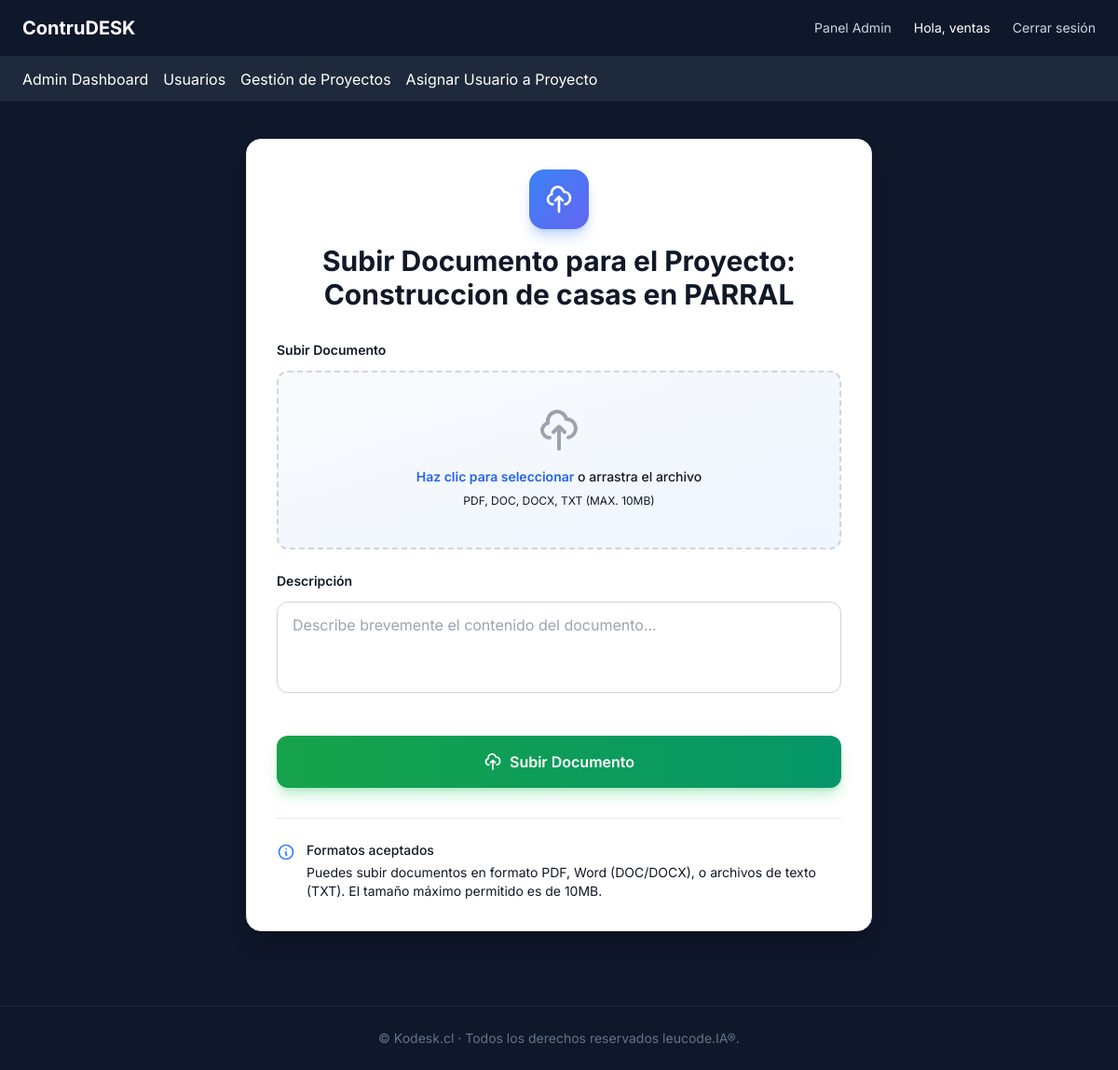
Page /editor/project/1/upload_document (signed in) on the earlier database version.
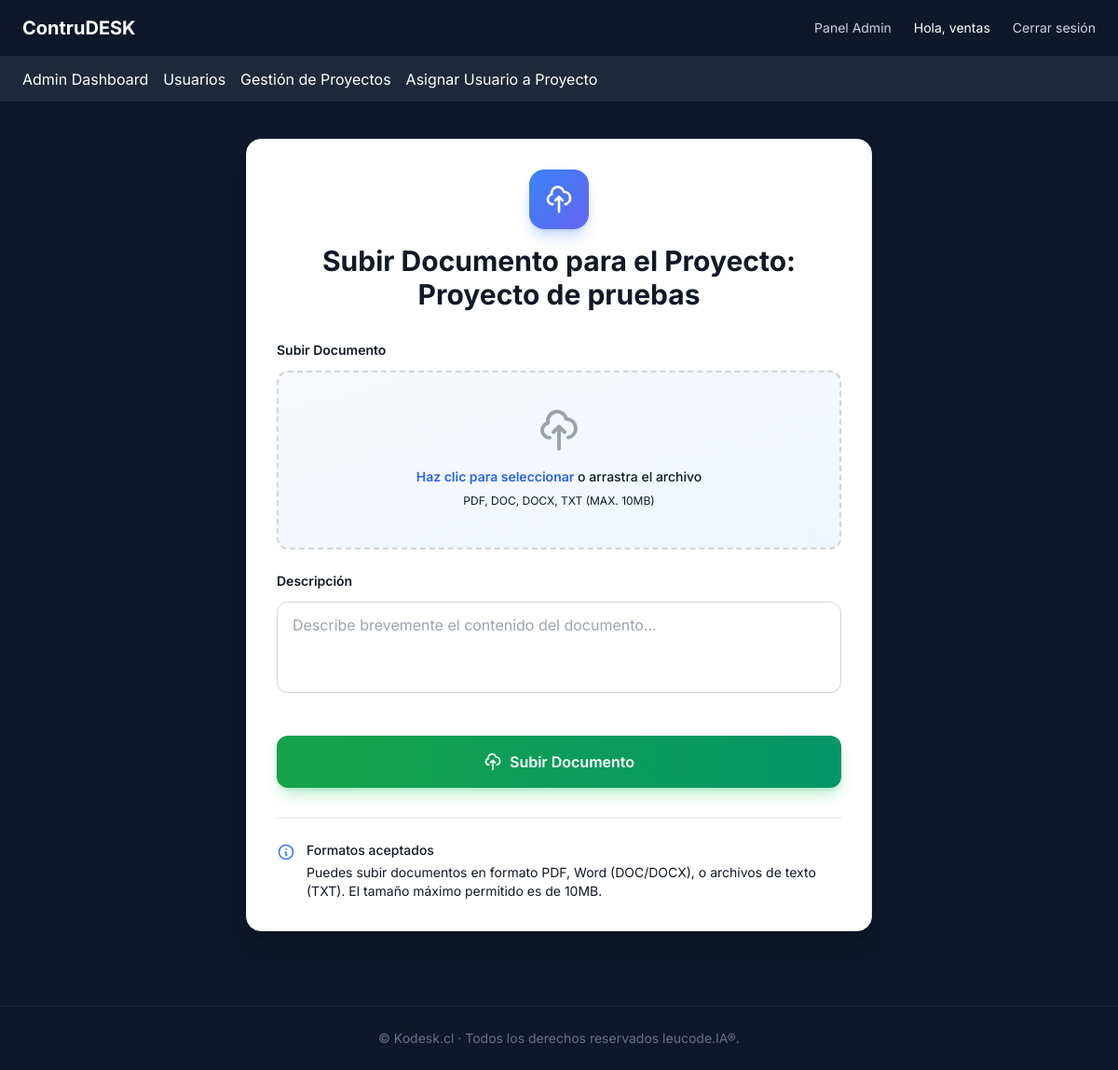
Same page on the later database version.
### app/models.py (models this page shows, shortened)
class Project(db.Model):
    __tablename__ = 'projects'
    id = db.Column(db.Integer, primary_key=True)
    name = db.Column(db.String(128), nullable=False)
    description = db.Column(db.Text)
    start_date = db.Column(db.DateTime, default=datetime.utcnow)
    end_date = db.Column(db.DateTime)
    progress = db.Column(db.Integer, default=0)
    status = db.Column(db.String(50), default='activo')  # Ej: activo, suspendido, finalizado
    archived = db.Column(db.Boolean, default=False)  # Indicador de archivo
    admin_comment = db.Column(db.Text)
    creator_id = db.Column(db.Integer, db.ForeignKey('admin_users.id'), nullable=False)
    creator = db.relationship('AdminUser', backref='created_projects')

### app/routes/editor.py (the view, shortened to what this page needs)
@editor_bp.route('/project/<int:project_id>/upload_document', methods=['GET', 'POST'])
@login_required
def upload_document(project_id):
    project = Project.query.get_or_404(project_id)
    return render_template('editor/upload_document.html', project=project)

### app/models.py (called while the page is built)
    def has_role(self, role_name):
        return any(role.name == role_name for role in self.roles)

    @property
    def is_authenticated(self):
        return True

### app/templates/editor/upload_document.html (shortened to what the changed rows need)
{% extends "layout.html" %}
{% block content %}
<div class="container mx-auto mt-10 px-4 sm:px-6 lg:px-8 mb-20">
  <div class="max-w-2xl mx-auto">
    <div class="bg-white rounded-2xl shadow-xl p-8 border border-gray-200">
      <div class="text-center mb-8">
        <div class="inline-flex items-center justify-center w-16 h-16 bg-gradient-to-br from-blue-500 to-indigo-500 rounded-2xl mb-4 shadow-lg shadow-blue-500/30">
          <svg class="w-8 h-8 text-white" fill="none" stroke="currentColor" viewBox="0 0 24 24">
            <path stroke-linecap="round" stroke-linejoin="round" stroke-width="2" d="M7 16a4 4 0 01-.88-7.903A5 5 0 1115.9 6L16 6a5 5 0 011 9.9M15 13l-3-3m0 0l-3 3m3-3v12"/>
          </svg>
        </div>
        <h2 class="text-3xl font-bold text-gray-900 mb-2">
          Subir Documento para el Proyecto: {{ project.name }}
        </h2>
      </div>
    </div>
  </div>
</div>
{% endblock %}

Differences in the rows shown:
changed Project: name "Construccion de casas en PARRAL" → "Proyecto de pruebas"
